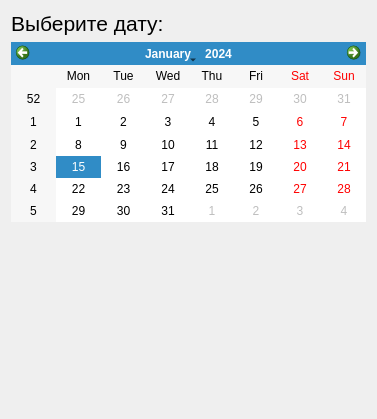
<?xml version="1.0" encoding="UTF-8"?>
<ui version="4.0">
 <class>DateForm</class>
 <widget class="QWidget" name="DateForm">
  <property name="geometry">
   <rect>
    <x>0</x>
    <y>0</y>
    <width>377</width>
    <height>419</height>
   </rect>
  </property>
  <property name="windowTitle">
   <string>Form</string>
  </property>
  <layout class="QVBoxLayout" name="verticalLayout">
   <item>
    <widget class="QLabel" name="label_3">
     <property name="font">
      <font>
       <family>Arial</family>
       <pointsize>16</pointsize>
      </font>
     </property>
     <property name="text">
      <string>Выберите дату:</string>
     </property>
    </widget>
   </item>
   <item>
    <widget class="QCalendarWidget" name="calendar">
     <property name="sizePolicy">
      <sizepolicy hsizetype="Preferred" vsizetype="MinimumExpanding">
       <horstretch>0</horstretch>
       <verstretch>0</verstretch>
      </sizepolicy>
     </property>
     <property name="gridVisible">
      <bool>false</bool>
     </property>
     <property name="selectionMode">
      <enum>QCalendarWidget::SingleSelection</enum>
     </property>
     <property name="horizontalHeaderFormat">
      <enum>QCalendarWidget::ShortDayNames</enum>
     </property>
     <property name="verticalHeaderFormat">
      <enum>QCalendarWidget::ISOWeekNumbers</enum>
     </property>
    </widget>
   </item>
   <item>
    <widget class="QLabel" name="day_passed_label">
     <property name="sizePolicy">
      <sizepolicy hsizetype="Preferred" vsizetype="MinimumExpanding">
       <horstretch>0</horstretch>
       <verstretch>0</verstretch>
      </sizepolicy>
     </property>
     <property name="minimumSize">
      <size>
       <width>0</width>
       <height>80</height>
      </size>
     </property>
     <property name="font">
      <font>
       <family>Arial</family>
       <pointsize>16</pointsize>
      </font>
     </property>
     <property name="text">
      <string/>
     </property>
    </widget>
   </item>
  </layout>
 </widget>
 <resources/>
 <connections/>
</ui>
